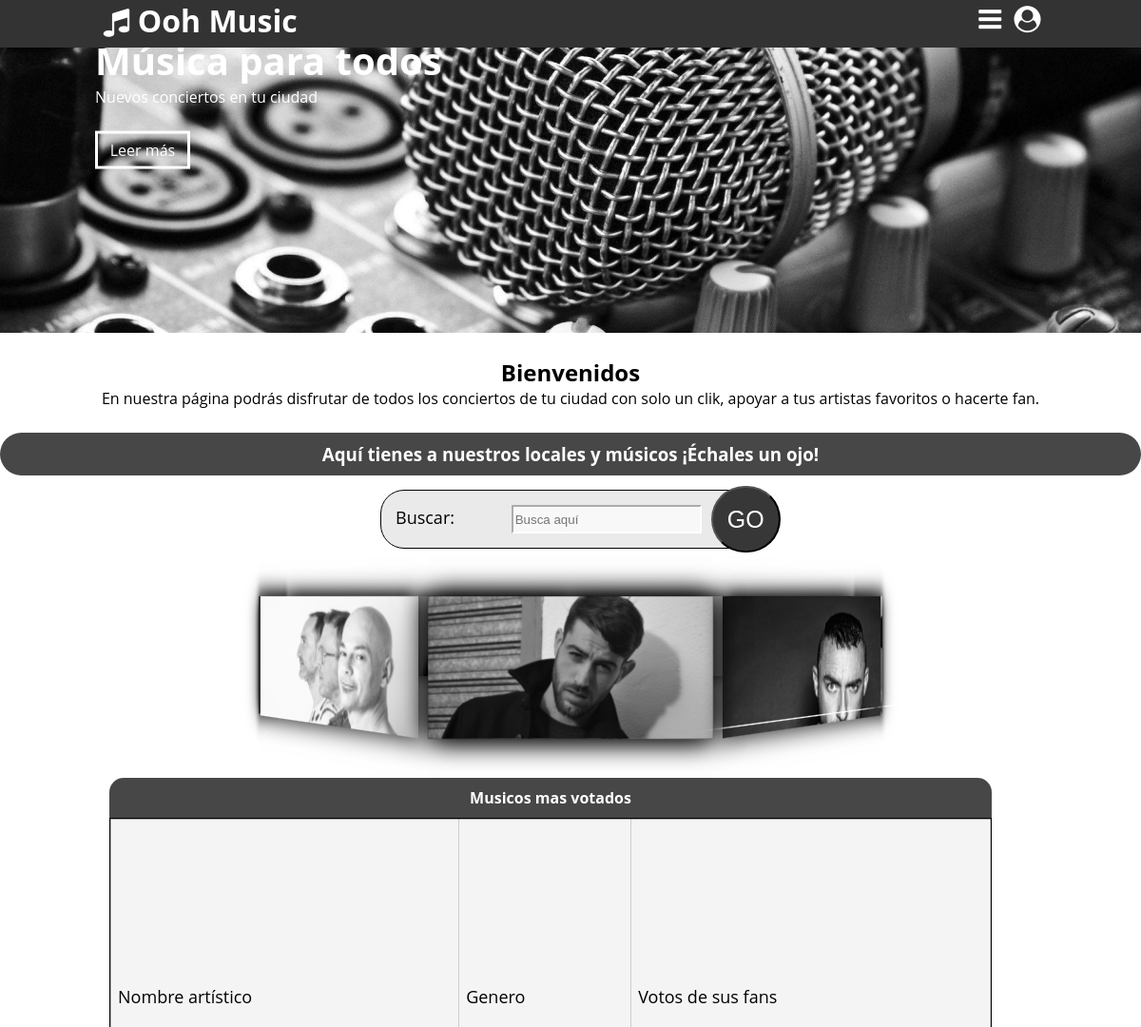
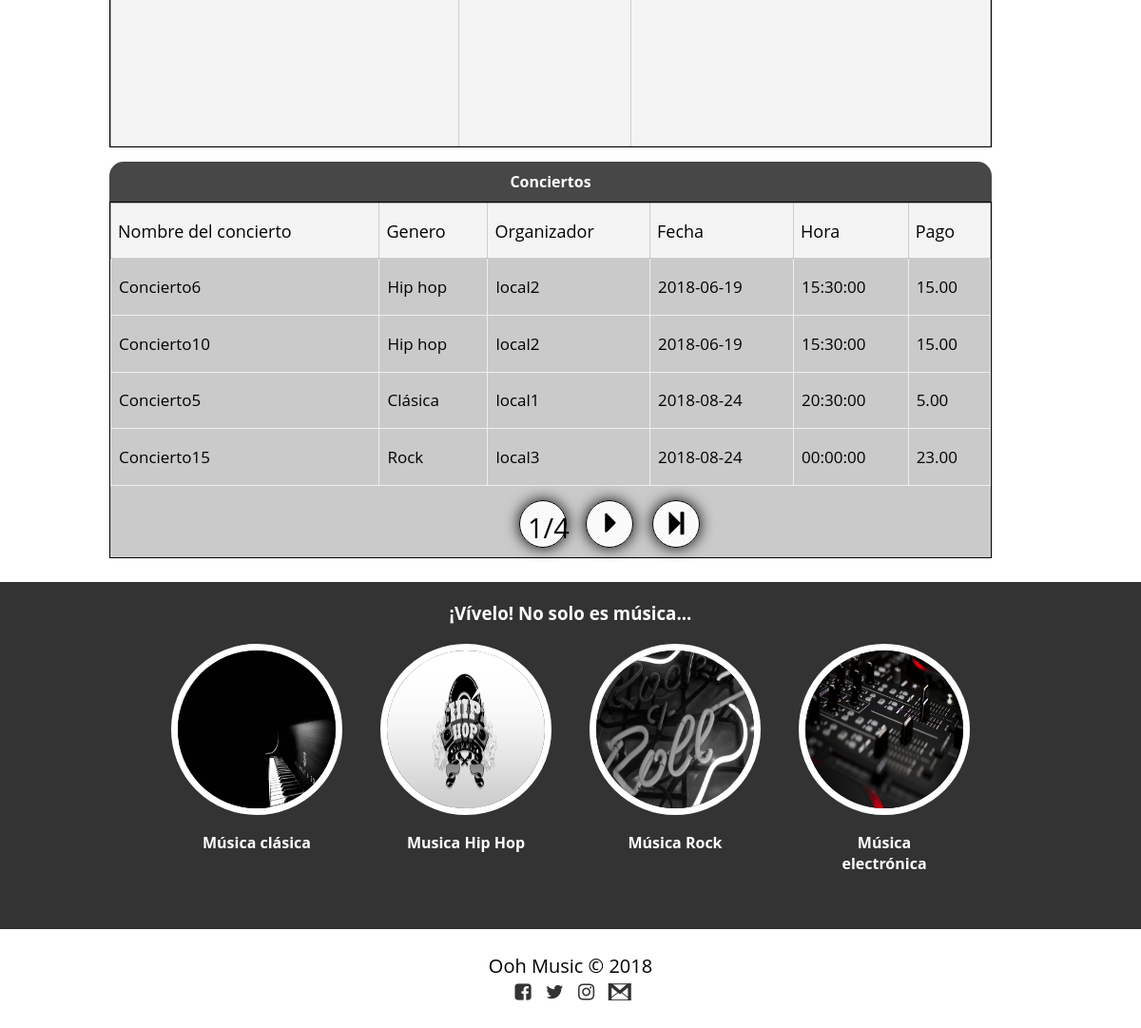
The page / on the database its author committed (2 pictures, top to bottom).
### tables this page shows
CREATE TABLE concierto(
id_concierto INT NOT NULL PRIMARY KEY AUTO_INCREMENT,
nombre VARCHAR(30),
fecha DATE,
hora TIME,
pago DECIMAL(6,2),
localm INT NOT NULL,
genero INT NOT NULL,
musico INT,
estado INT,
CONSTRAINT fk_concierto_localm
FOREIGN KEY (localm) REFERENCES localm(id_usuario)
ON DELETE CASCADE ON UPDATE CASCADE,
CONSTRAINT fk_concierto_genero
FOREIGN KEY (genero) REFERENCES genero(id_genero)
ON DELETE CASCADE ON UPDATE CASCADE,
CONSTRAINT fk_concierto_musico
FOREIGN KEY (musico) REFERENCES musico(id_usuario)
ON DELETE CASCADE ON UPDATE CASCADE);

CREATE TABLE genero(
id_genero INT NOT NULL PRIMARY KEY AUTO_INCREMENT,
nombre VARCHAR(30));

### bbdd.php (called while the page is built, shortened)
<?php
function cuantosconciertosaceptados() {
    $c = conectar();
    $select = "select count(id_concierto) as cuantos from concierto c where estado=1 AND c.fecha>NOW();";
    $resultado = mysqli_query($c, $select);
    if ($dato = mysqli_fetch_assoc($resultado)) {
        return $dato['cuantos'];
    } else {
        return 0;
    }
}
function mostrarListaConciertosAceptados($inicio, $cuantos) {
    $c = conectar();
    $select = "select c.nombre as nomconcierto, c.fecha, c.hora, c.pago, l.nombre as nomlocal, g.nombre as nomgenero from concierto c inner join genero g on c.genero = g.id_genero inner join login l on l.id_usuario = c.localm where c.estado = 1 AND c.fecha>NOW() order by fecha limit $inicio,$cuantos;";
    $resultado = mysqli_query($c, $select);
    return $resultado;
}
function conectar() {
    include('mysqlpass.php');
    $conexion = mysqli_connect("localhost", $userbd, $passbd, "OhhMusic2");
    return $conexion;
}
?>

### index.php (the view, shortened to what this page needs)
<html lang="es">
    <head>
        <link rel="stylesheet" href="css/fontello.css">
        <link rel="stylesheet" href="css/estilos.css">
    </head>
    <body>
        <?php
        require_once 'bbdd.php';
        ?>
        <header>
            <div class="contenedor">
                <h1 class="icon-music">Ooh Music</h1>
                <label id="label1" class="icon-user-circle" for="menu-user"></label>
                <label class="icon-menu" for="menu-bar"></label>
            </div>
        </header>
        <main>
            <section id="banner">
                <img src="Imagenes/banner.jpg">
                <div class="contenedor">
                    <h2>Música para todos</h2>
                    <p>Nuevos conciertos en tu ciudad</p>
                    <a href="login.php">Leer más</a>
                </div>
            </section>
            <section id="bienvenidos">
                <h2>Bienvenidos</h2>
                <p>En nuestra página podrás disfrutar de todos los conciertos de tu ciudad con solo un clik, apoyar a tus artistas favoritos o hacerte fan.</p>
            </section>
            <section id="blog">
                <h3>Aquí tienes a nuestros locales y músicos ¡Échales un ojo!</h3>
                <div id="busc">
                    <form method="POST">
                        <p>Buscar: <input id="buscador" type="text" name="buscador" autocomplete="off" placeholder="Busca aquí" required>
                            <input type="submit" value="GO" name="buscar2" id="auto" ></p>
                    </form>
                </div>
                <div class='content-all'>
                    <div class='content-carrousel'>
                        <figure><img src="Imagenes/img1.jpg"></figure>
                        <figure><img src="Imagenes/img2.jpg"></figure>
                        <figure><img src="Imagenes/img3.jpg"></figure>
                        <figure><img src="Imagenes/img4.jpg"></figure>
                        <figure><img src="Imagenes/img5.jpg"></figure>
                        <figure><img src="Imagenes/img6.jpg"></figure>
                        <figure><img src="Imagenes/img7.jpg"></figure>
                        <figure><img src="Imagenes/img8.jpg"></figure>
                        <figure><img src="Imagenes/img9.jpg"></figure>
                        <figure><img src="Imagenes/img10.jpg"></figure>
                    </div>
                </div>
                <br><br><br><br><br><br><br><br>
                <div class="contenedor">
                    <article>
                        <h4 id="vot">Musicos mas votados</h4>
                        <div class="listas" id="votos">
                            <table border="1">
                                <tr id="titulosvotos">
                                    <td>Nombre artístico</td>
                                    <td>Genero</td>
                                    <td>Votos de sus fans</td>
                                </tr>
                               <?php
                                echo "</table>";
                                ?>
                        </div>
                    </article>
                    <article id="prueba">
                        <h4 id="conc">Conciertos</h4>
                        <div class="listas" id="conciertos">
                            <table border="1">
                                <tr id="titulos">
                                    <td>Nombre del concierto</td>
                                    <td>Genero</td>
                                    <td>Organizador</td>
                                    <td>Fecha</td>
                                    <td>Hora</td>
                                    <td>Pago</td>
                                </tr>
                                <?php
                                if (isset($_GET['pagina'])) {
                                    extract($_GET);
                                } else {
                                    $pagina = 1;
                                }
                                $elementospagina = 4;
                                $inicio = ($pagina - 1) * $elementospagina;
                                $cuantosconciertos = cuantosconciertosaceptados();
                                $totalpaginas = ceil(($cuantosconciertos) / $elementospagina);
                                $listaConciertosAceptados = mostrarListaConciertosAceptados($inicio, $elementospagina);
                                while ($lista = mysqli_fetch_assoc($listaConciertosAceptados)) {
                                    extract($lista);
                                    echo "<tr id='datos'>";
                                    echo "<td><p>$nomconcierto</p></td>";
                                    $nomgenero = utf8_encode($nomgenero);
                                    echo "<td><p>$nomgenero</p></td>";
                                    echo "<td><p>$nomlocal</p></td>";
                                    echo "<td><p>$fecha</p></td>";
                                    echo "<td><p>$hora</p></td>";
                                    echo "<td><p>$pago</p></td>";
                                    echo "</tr>";
                                }
                                echo "</table>";
                                echo "<p id='paginado'>$pagina/$totalpaginas</p>";
                                if ($pagina < $totalpaginas) {
                                    $siguiente = $pagina + 1;
                                    echo" <a href='index.php?pagina=$siguiente' id='siguiente'><span class='icon-right-dir'></span></a>";
                                    echo" <a href='index.php?pagina=$totalpaginas' id='ultima'><span class='icon-to-end'></span></a>";
                                }
                                ?>
                        </div>
                    </article>
                </div>
            </section>
            <section id="info">
                <h3>¡Vívelo! No solo es música...</h3>
                <div class="contenedor">
                    <div class="info-music">
                        <img src="Imagenes/clasica.jpg">
                        <h4>Música clásica</h4>
                    </div>
                    <div class="info-music">
                        <img src="Imagenes/hiphop.jpg">
                        <h4>Musica Hip Hop</h4>
                    </div>
                    <div class="info-music">
                        <img src="Imagenes/rock.jpg">
                        <h4>Música Rock</h4>
                    </div>
                    <div class="info-music">
                        <img src="Imagenes/electronica.jpg">
                        <h4>Música electrónica</h4>
                    </div>
                </div>
            </section>
        </main>
        <footer>
            <div class="contenedor">
                <p class="copy">Ooh Music &copy; 2018</p>
                <div class="sociales">
                    <a class="icon-facebook-squared" href="#"></a>
                    <a class="icon-twitter" href="#"></a>
                    <a class="icon-instagram" href="#"></a>
                    <a class="icon-gmail" href="#"></a>
                </div>
            </div>
        </footer>
    </body>
</html>

### css/estilos.css (style rules this page uses)
* { margin: 0; padding: 0; box-sizing: border-box; }
body { font-family: 'Open Sans', sans-serif; }
header { width: 100%; height: 50px; background: #333; color: #fff; position: fixed; top: 0; left: 0; z-index: 100; }
.contenedor { width: 98%; margin: auto; }
h1 { float: left; }
header .contenedor { display: table; }
section { width: 100%; margin-bottom: 25px; }
#bienvenidos { text-align: center; }
footer .contenedor { display: flex; flex-wrap: wrap; justify-content: center; padding-bottom: 25px; }
.copy { font-size: 20px; }
.sociales { width:100%; text-align: center; font-size: 20px; }
.sociales a { color: #333; text-decoration: none; }
@media (min-width:1024px) { .contenedor { width: 1000px; } }
.content-all { width: 210px; perspective: 1000px; position: relative; margin: auto; margin-top: 50px; }
.content-carrousel { width: 100%; position: absolute; animation: rotar 50s infinite linear; transform-style: preserve-3d; }
.content-carrousel figure { width: 100%; height: 105px; overflow: hidden; position: absolute; box-shadow: 0px 0px 20px 0px black; transition: all 300ms; }
.content-carrousel figure:nth-child(1) { transform: rotateY(0deg) translateZ(300px); }
.content-carrousel figure:nth-child(2) { transform: rotateY(40deg) translateZ(300px); }
.content-carrousel figure:nth-child(3) { transform: rotateY(80deg) translateZ(300px); }
.content-carrousel figure:nth-child(4) { transform: rotateY(120deg) translateZ(300px); }
.content-carrousel figure:nth-child(5) { transform: rotateY(160deg) translateZ(300px); }
.content-carrousel figure:nth-child(6) { transform: rotateY(200deg) translateZ(300px); }
.content-carrousel figure:nth-child(7) { transform: rotateY(240deg) translateZ(300px); }
.content-carrousel figure:nth-child(8) { transform: rotateY(280deg) translateZ(300px); }
.content-carrousel figure:nth-child(9) { transform: rotateY(320deg) translateZ(300px); }
.content-carrousel figure:nth-child(10) { transform: rotateY(360deg) translateZ(300px); }
.content-carrousel img { width: 100%; transition: all 300ms; }

### css/menu.css (style rules this page uses)
header label { float: right; font-size: 28px; margin: 6px 0; cursor: pointer; }
header #label1 { float: right; font-size: 28px; margin: 6px 0; cursor: pointer; }

### css/banner.css (style rules this page uses)
#banner { margin-top: 50px; position: relative; }
#banner img { width: 100%; }
#banner .contenedor { position: absolute; top: 50%; left: 50%; transform: translateX(-50%) translateY(-120%); color: #fff; }
#banner h2 { margin-top: -30px; font-size: 28px; }
#banner a { position: relative; width: 100px; display: block; color: #fff; text-decoration: none; padding: 6px; border: 3px solid #fff; text-align: center; }
@media (min-width:480px) { #banner h2 { font-size: 40px; } }
@media (min-width:480px) { #banner a { margin-top: 25px; } }
@media (min-width:768px) { #banner { height: 300px; overflow: hidden; } }
@media (min-width:768px) { #banner img { height: auto; margin-top: -100px; } }
@media (min-width:1024px) { #banner img { margin-top: -200px; } }

### css/info.css (style rules this page uses)
#info { background: #333; color: #fff; text-align: center; padding: 20px; }
#info .contenedor { display: flex; flex-wrap: wrap; justify-content: center; }
.info-music { margin: 20px; }
.info-music img { width: 180px; height: 180px; border-radius: 50%; border: 7px solid #fff; }
#info h4 { padding: 10%; }

### rows shown on the page
concierto: nombre "Concierto6", genero.nombre "Hip hop", login.nombre "local2", fecha "2018-06-19", hora "15:30:00", pago "15.00"
concierto: nombre "Concierto10", genero.nombre "Hip hop", login.nombre "local2", fecha "2018-06-19", hora "15:30:00", pago "15.00"
concierto: nombre "Concierto5", genero.nombre "Clásica", login.nombre "local1", fecha "2018-08-24", hora "20:30:00", pago "5.00"
concierto: nombre "Concierto15", genero.nombre "Rock", login.nombre "local3", fecha "2018-08-24", hora "00:00:00", pago "23.00"

### other values the page prints
$pagina "1"
$totalpaginas "4"
